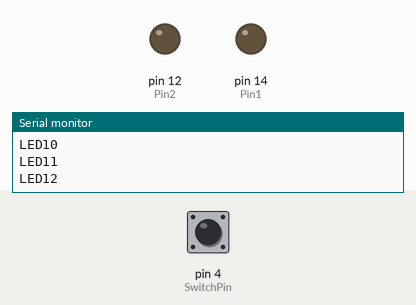
Recording of a sketch running on a simulated Arduino Uno, built with avr-gcc and run on an emulated ATmega328P. Shown: output pins drawn as LEDs (lit = HIGH), the last lines printed to the serial monitor. The test bench sets the inputs (shaded band); at power-on: pin 4 (SwitchPin) HIGH. Random numbers use the default seed unless the sketch sets one.

Above: at 4.2 s.
4.3 s: pin 4 (SwitchPin) pulled LOW for 1 s
At 4.45 s:
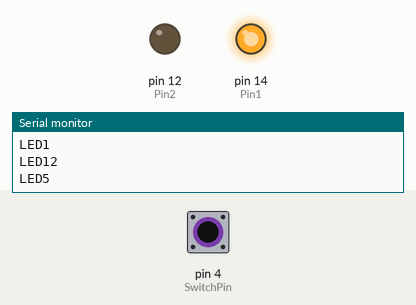
6.8 s: pin 4 (SwitchPin) driven LOW
At 8.57 s:
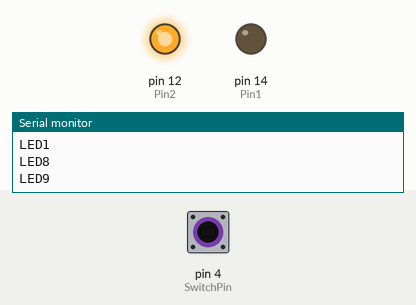
9.8 s: pin 4 (SwitchPin) driven HIGH
11.3 s: pin 4 (SwitchPin) driven LOW
At 12.11 s:
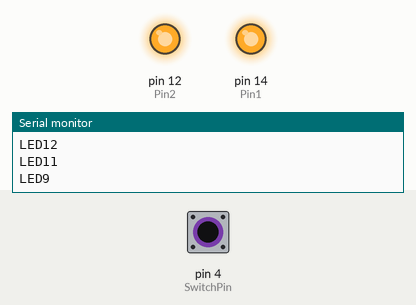
14.3 s: pin 4 (SwitchPin) pulsed HIGH 5 times (0.12 s each, 0.3 s apart)
Timing chart, 0 to 25.2 s (numbered marks = the images above; inputs shaded):
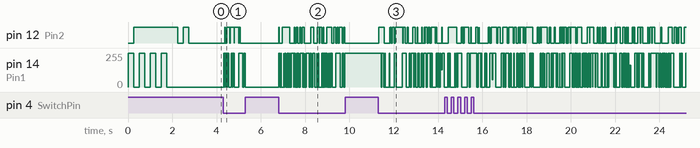

The sketch:

Dyn_o_Mite_2017_02_28.ino
```cpp
//Pins for LED's.
//Avoid Pin 0 and 2 as they have onboard Red and Blue LED's Respectively.
//  ...unless you're into that sort of thing.
int Pin1 = 14;
int Pin2 = 12;
int Pin3 = 13;
int Pin4 = 15;
int Pin5 = 16;

int SwitchPin = 4;    //Trigger Switch Pin

int NumberLEDs = 12;     //Max 20 LED's with 5 Control Pins

//High and Low Values for On Time
int OnTimeLow = 5;
int OnTimeHigh = 25;
//High and Low Values for Off Time
int OffTimeLow = 1;
int OffTimeHigh = 15;

int TestLoopDelay = 250;    //Delay between steps for Startup Test Loop


void setup() {

Serial.begin(9600);

TestLoop();      // Run through all LED's once on startup.

TurnOffLEDs();

pinMode(SwitchPin, INPUT_PULLUP);

}

void loop() {
Serial.begin(9600);

while(!digitalRead(SwitchPin)) {       //Negative Digital read for Pin pulled Low.
TurnOnLED(random(1,(NumberLEDs + 1))); //Turn on a Random LED between 1 and the Extant number of LED's.  Plus one to make it function correctly... stupid Zero Indexing Arrays.
delay(random(OnTimeLow, OnTimeHigh));
TurnOffLEDs();
delay(random(OffTimeLow, OffTimeHigh));
}

}

void TestLoop() {
 for(int i = 1; i <= NumberLEDs; i++) {
  TurnOnLED(i);
  delay(TestLoopDelay);
  TurnOffLEDs();
 }
}

/*When given a number between 1 and 20, it turns on that LED using proper PinMode and PinState.
      This Function only works assuming you've set all pins to Input first either manually or via
        the TurnOffLEDs Function.
 */
void TurnOnLED (int whichLED) {
  if (whichLED == 1) {
    pinMode(Pin1, OUTPUT);
    pinMode(Pin2, OUTPUT);
    digitalWrite(Pin1, HIGH);
    digitalWrite(Pin2, LOW);
    Serial.println("LED1");
  }
    if (whichLED == 2) {
    pinMode(Pin1, OUTPUT);
    pinMode(Pin2, OUTPUT);
    digitalWrite(Pin1, LOW);
    digitalWrite(Pin2, HIGH);
    Serial.println("LED2");
  }
    if (whichLED == 3) {
    pinMode(Pin1, OUTPUT);
    pinMode(Pin3, OUTPUT);
    digitalWrite(Pin1, HIGH);
    digitalWrite(Pin3, LOW);
    Serial.println("LED3");
  }
    if (whichLED == 4) {
    pinMode(Pin1, OUTPUT);
    pinMode(Pin3, OUTPUT);
    digitalWrite(Pin1, LOW);
    digitalWrite(Pin3, HIGH);
    Serial.println("LED4");
  }
    if (whichLED == 5) {
    pinMode(Pin1, OUTPUT);
    pinMode(Pin4, OUTPUT);
    digitalWrite(Pin1, HIGH);
    digitalWrite(Pin4, LOW);
    Serial.println("LED5");
  }
    if (whichLED == 6) {
    pinMode(Pin1, OUTPUT);
    pinMode(Pin4, OUTPUT);
    digitalWrite(Pin1, LOW);
    digitalWrite(Pin4, HIGH);
    Serial.println("LED6");
  }
    if (whichLED == 7) {
    pinMode(Pin1, OUTPUT);
    pinMode(Pin5, OUTPUT);
    digitalWrite(Pin1, HIGH);
    digitalWrite(Pin5, LOW);
    Serial.println("LED7");
  }
    if (whichLED == 8) {
    pinMode(Pin1, OUTPUT);
    pinMode(Pin5, OUTPUT);
    digitalWrite(Pin1, LOW);
    digitalWrite(Pin5, HIGH);
    Serial.println("LED8");
  }
    if (whichLED == 9) {
    pinMode(Pin2, OUTPUT);
    pinMode(Pin3, OUTPUT);
    digitalWrite(Pin2, HIGH);
    digitalWrite(Pin3, LOW);
    Serial.println("LED9");
  }
    if (whichLED == 10) {
    pinMode(Pin2, OUTPUT);
    pinMode(Pin3, OUTPUT);
    digitalWrite(Pin2, LOW);
    digitalWrite(Pin3, HIGH);
    Serial.println("LED10");
  }
    if (whichLED == 11) {
    pinMode(Pin2, OUTPUT);
    pinMode(Pin4, OUTPUT);
    digitalWrite(Pin2, HIGH);
    digitalWrite(Pin4, LOW);
    Serial.println("LED11");
  }
    if (whichLED == 12) {
    pinMode(Pin2, OUTPUT);
    pinMode(Pin4, OUTPUT);
    digitalWrite(Pin2, LOW);
    digitalWrite(Pin4, HIGH);
    Serial.println("LED12");
  }
    if (whichLED == 13) {
    pinMode(Pin2, OUTPUT);
    pinMode(Pin5, OUTPUT);
    digitalWrite(Pin2, HIGH);
    digitalWrite(Pin5, LOW);
    Serial.println("LED13");
  }
    if (whichLED == 14) {
    pinMode(Pin2, OUTPUT);
    pinMode(Pin5, OUTPUT);
    digitalWrite(Pin2, LOW);
    digitalWrite(Pin5, HIGH);
    Serial.println("LED14");
  }
    if (whichLED == 15) {
    pinMode(Pin3, OUTPUT);
    pinMode(Pin4, OUTPUT);
    digitalWrite(Pin3, HIGH);
    digitalWrite(Pin4, LOW);
    Serial.println("LED15");
  }
    if (whichLED == 16) {
    pinMode(Pin3, OUTPUT);
    pinMode(Pin4, OUTPUT);
    digitalWrite(Pin3, LOW);
    digitalWrite(Pin4, HIGH);
    Serial.println("LED16");
  }
    if (whichLED == 17) {
    pinMode(Pin3, OUTPUT);
    pinMode(Pin5, OUTPUT);
    digitalWrite(Pin3, HIGH);
    digitalWrite(Pin5, LOW);
    Serial.println("LED17");
  }
    if (whichLED == 18) {
    pinMode(Pin3, OUTPUT);
    pinMode(Pin5, OUTPUT);
    digitalWrite(Pin3, LOW);
    digitalWrite(Pin5, HIGH);
    Serial.println("LED18");
  }
    if (whichLED == 19) {
    pinMode(Pin4, OUTPUT);
    pinMode(Pin5, OUTPUT);
    digitalWrite(Pin4, HIGH);
    digitalWrite(Pin5, LOW);
    Serial.println("LED19");
  }
    if (whichLED == 20) {
    pinMode(Pin4, OUTPUT);
    pinMode(Pin5, OUTPUT);
    digitalWrite(Pin4, LOW);
    digitalWrite(Pin5, HIGH);
    Serial.println("LED20");
  }

}

void TurnOffLEDs () {
  pinMode(Pin1, INPUT);
  pinMode(Pin2, INPUT);
  pinMode(Pin3, INPUT);
  pinMode(Pin4, INPUT);
  pinMode(Pin5, INPUT);
}
```

Measured:
- after the input at 9.8 s, every drawn part: stays the same
